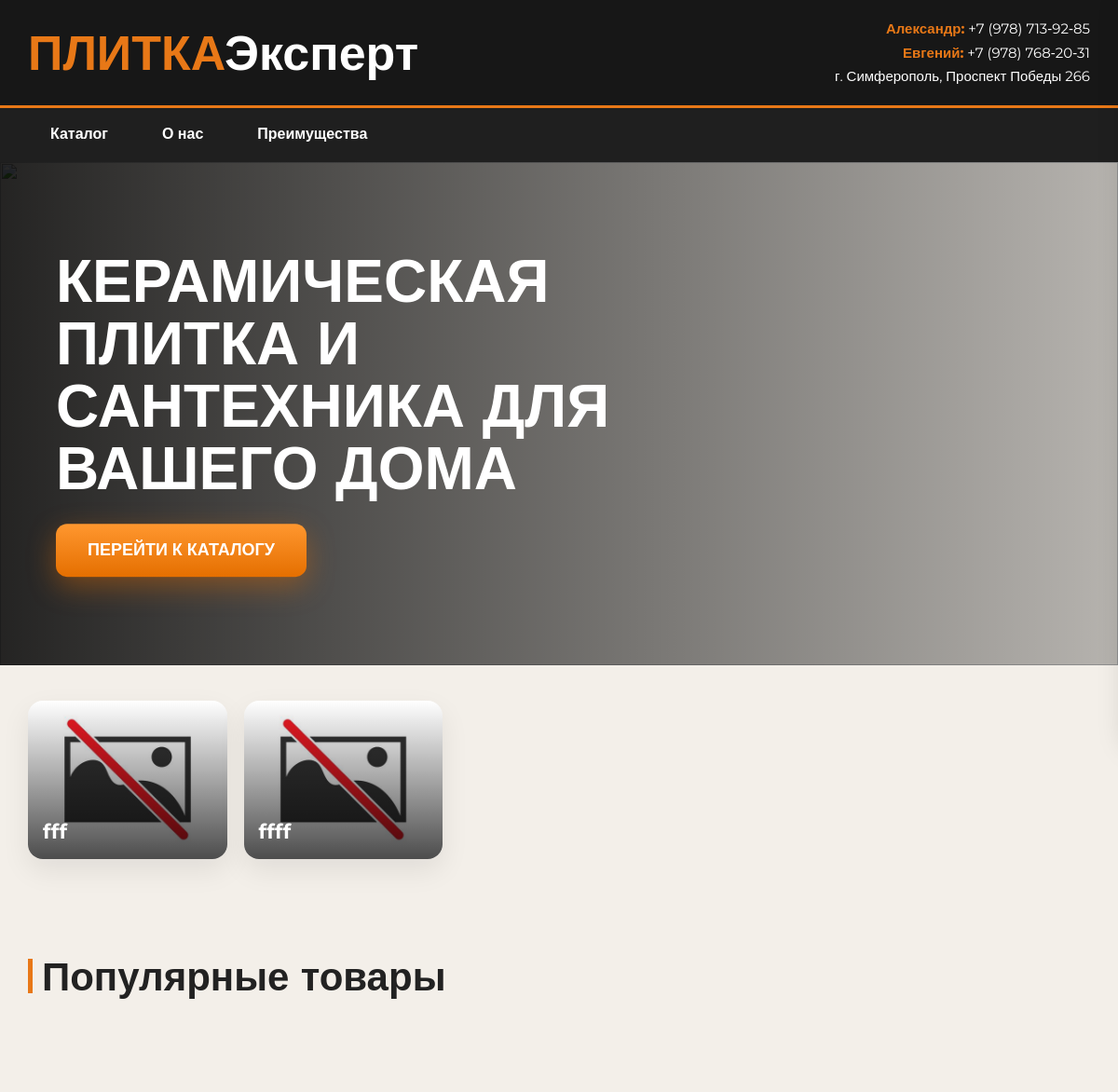
The app's page / (upper part), older data.
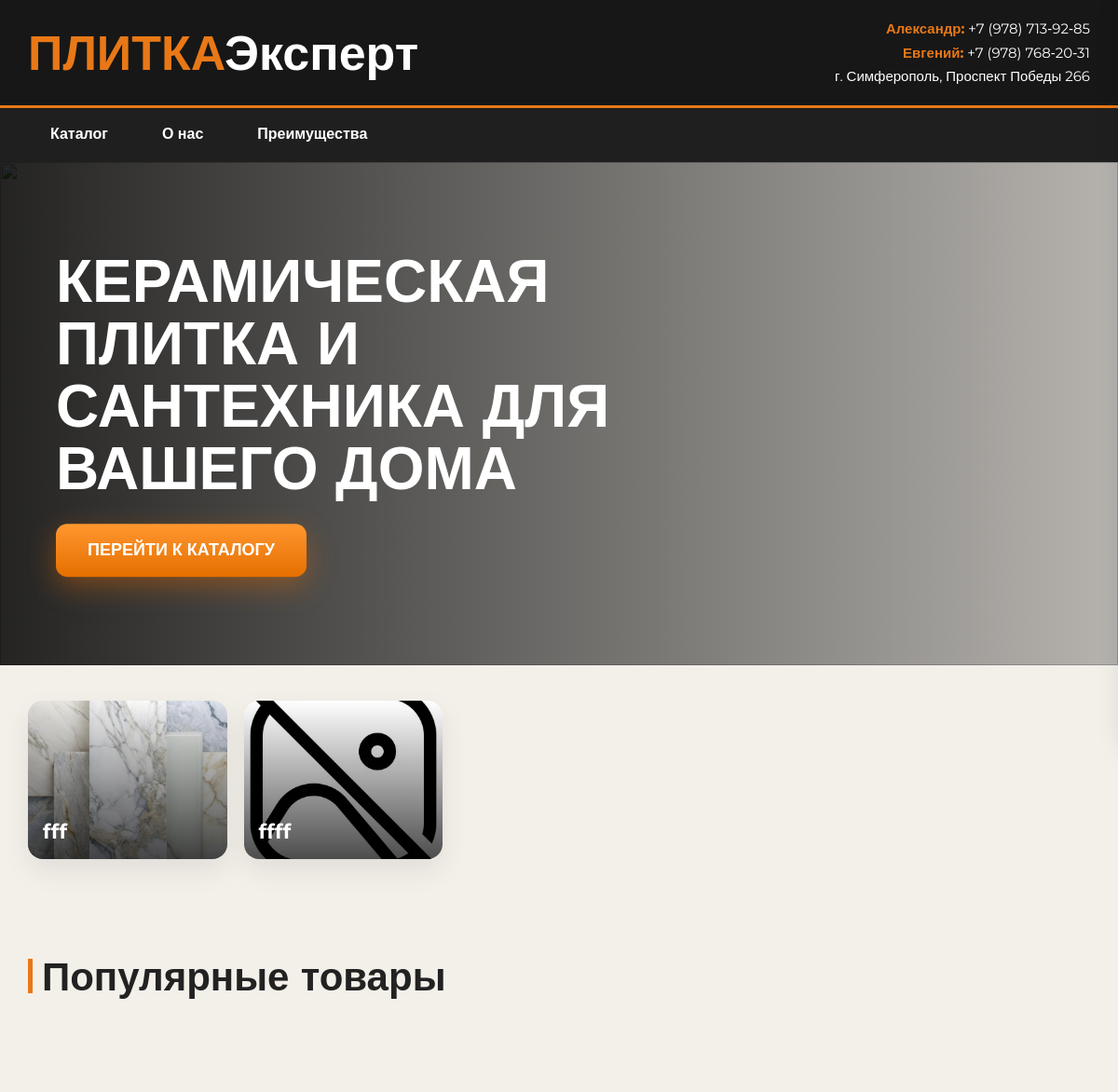
The same page, newer data.
### shop/models.py (models this page shows, shortened)
class Category(models.Model):
    name = models.CharField('Название', max_length=100)
    tag = models.CharField('Тег', max_length=50, unique=True)
    image = models.ImageField('Изображение', upload_to='categories/', blank=True, null=True)
    class Meta:
        verbose_name = 'Категория'
        verbose_name_plural = 'Категории'

### shop/views.py (the view)
# urls.py: path('', views.index, name='index'),
def index(request):
    categories = Category.objects.all()
    banners = Banner.objects.filter(active=True)
    return render(request, 'shop/index.html', {
        'categories': categories,
        'banners': banners,
    })

### shop/context_processors.py (called while the page is built)
def cart_count(request):
    return {'cart_count': 0}

### templates/shop/index.html (shortened to what this page needs)
<!DOCTYPE html>
<html lang="ru">
<head>
<link rel="stylesheet" href="/static/shop/css/style.css">
</head>
<body>
<div class="top">
<div class="container top-inner">
<div class="logo" onclick="filterCategory('all')"><span>ПЛИТКА</span>Эксперт</div>
<div class="contacts">
<strong>Александр:</strong> +7 (978) 713‑92‑85<br>
<strong>Евгений:</strong> +7 (978) 768‑20‑31<br>
г. Симферополь, Проспект Победы 266
</div>
</div>
</div>
<div class="nav">
<div class="container nav-inner">
<a href="#catalog" onclick="filterCategory('all')">Каталог</a>
<a href="#about">О нас</a>
<a href="#features">Преимущества</a>
</div>
</div>
<section class="hero">
<img src="https://i.pinimg.com/originals/b4/01/73/b4017304ce04d17dd7ffa8588e11145e.jpg?nii=t">
<div class="hero-content">
<h1>КЕРАМИЧЕСКАЯ ПЛИТКА И САНТЕХНИКА ДЛЯ ВАШЕГО ДОМА</h1>
<button class="hero-btn" onclick="document.getElementById('catalog').scrollIntoView({behavior: 'smooth'})">ПЕРЕЙТИ К КАТАЛОГУ</button>
</div>
</section>
<section class="section">
<div class="container">
<div class="categories">
    {% for category in categories %}
    <div class="card" onclick="filterCategory('{{ category.tag }}')">
        {% if category.image %}
            <img src="{{ category.image.url }}" alt="{{ category.name }}">
        {% else %}
            <img src="/static/images/no-image.jpg" alt="{{ category.name }}">
        {% endif %}
        <div class="card-title">{{ category.name }}</div>
    </div>
    {% endfor %}
</div>
</div>
</section>
<section class="section" id="catalog">
<div class="container">
<div class="catalog-header">
<div class="title" id="catalogTitle">Популярные товары</div>
</div>
<div class="products" id="productContainer"></div>
</div>
</section>
</body>
</html>

### static/shop/css/style.css (style rules this page uses)
* { margin: 0; padding: 0; box-sizing: border-box; }
body { font-family: 'Montserrat', sans-serif; background: #f3efe9; color: #222; overflow-x: hidden; }
.container { width: min(1280px, 95%); margin: auto; }
.top { background: #171717; color: #fff; padding: 18px 0; border-bottom: 3px solid #e87817; }
.top-inner { display: flex; justify-content: space-between; align-items: center; gap: 20px; }
.logo { font-size: 52px; font-weight: 800; cursor: pointer; }
.logo span { color: #e87817; }
.contacts { text-align: right; line-height: 1.7; font-size: 15px; }
.contacts strong { color: #e87817; }
.nav { background: #1f1f1f; position: sticky; top: 0; z-index: 99; }
.nav-inner { display: flex; gap: 10px; overflow: auto; }
.nav a { color: #fff; padding: 18px 24px; text-decoration: none; font-weight: 600; transition: .3s; border-bottom: 3px solid transparent; }
.hero { position: relative; height: 540px; overflow: hidden; }
.hero img { width: 100%; height: 100%; object-fit: cover; }
.hero::after { content: ""; position: absolute; inset: 0; background: linear-gradient(to right, rgba(0, 0, 0, 0.85), rgba(0, 0, 0, 0.25)); }
.hero-content { position: absolute; z-index: 2; top: 50%; left: 60px; transform: translateY(-50%); color: #fff; max-width: 600px; }
.hero h1 { font-size: 64px; line-height: 1.05; margin-bottom: 26px; font-weight: 800; }
.hero-btn { background: linear-gradient(#ff972f, #e56f00); padding: 18px 34px; border: none; border-radius: 12px; font-size: 18px; font-weight: 700; color: #fff; cursor: pointer; box-shadow: 0 10px 30px rgba(229, 111, 0, 0.4); transition: .3s; }
.section { padding: 38px 0; }
.catalog-header { display: flex; justify-content: space-between; align-items: center; margin-bottom: 28px; flex-wrap: wrap; gap: 15px; }
.title { font-size: 42px; font-weight: 800; position: relative; padding-left: 15px; }
.title::before { content: ''; position: absolute; left: 0; top: 15%; height: 70%; width: 5px; background: #e87817; }
.categories { display: grid; grid-template-columns: repeat(5, 1fr); gap: 18px; }
.card { position: relative; height: 170px; overflow: hidden; border-radius: 16px; box-shadow: 0 12px 30px rgba(0, 0, 0, 0.08); transition: .3s; cursor: pointer; }
.card img { width: 100%; height: 100%; object-fit: cover; transition: .5s; }
.card::after { content: ""; position: absolute; inset: 0; background: linear-gradient(to top, rgba(0, 0, 0, 0.7), transparent); }
.card-title { position: absolute; left: 16px; bottom: 16px; z-index: 2; color: #fff; font-size: 22px; font-weight: 700; }
.products { display: grid; grid-template-columns: repeat(4, 1fr); gap: 24px; min-height: 200px; }

Row changes from the older to the newer data that the page shows:
changed Category "fff": image: picture added
changed Category "ffff": image: picture added
